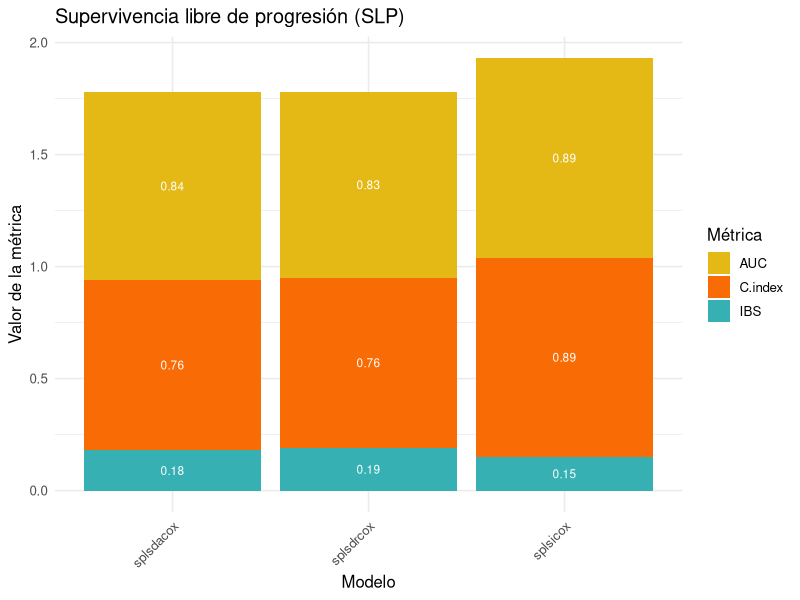
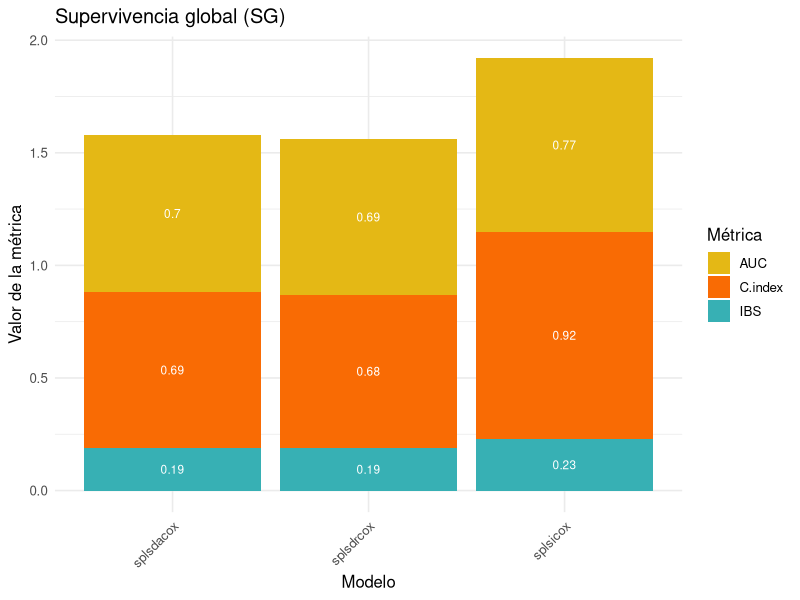

The R source for these figures, in order:
## ---- chunk 1
knitr::opts_chunk$set(echo = TRUE)
## ---- chunk 2
library(ggplot2)
library(dplyr)
library(tidyr)
library(openxlsx)

# Leer el Excel
df <- openxlsx::read.xlsx("var.xlsx")

# Convertir a formato largo
df_long <- df %>%
  pivot_longer(cols = c(C.index, IBS, AUC),  # columnas métricas
               names_to = "Métrica",
               values_to = "Valor")

# Paleta personalizada por métrica
colores_metricas <- c(
  "C.index" = "#F96B04",
  "IBS" = "#37B0B4",
  "AUC" = "#E4B815"
)

# ============================
# GRAFICOS POR CLASE – SLP
# ============================
df_slp <- df_long %>% filter(VARIABLE == "SLP")

ggplot(df_slp, aes(x = MODELO, y = Valor, fill = Métrica)) +
  geom_col(position = "stack") +
  geom_text(aes(label = round(Valor, 2)),
            position = position_stack(vjust = 0.5), size = 3, color = "white") +
  scale_fill_manual(values = colores_metricas) +
  labs(title = "Supervivencia libre de progresión (SLP)",
       x = "Modelo", y = "Valor de la métrica") +
  theme_minimal(base_size = 12) +
  theme(axis.text.x = element_text(angle = 45, hjust = 1))

# ============================
# GRAFICOS POR CLASE – SG
# ============================
df_sg <- df_long %>% filter(VARIABLE == "SG")

ggplot(df_sg, aes(x = MODELO, y = Valor, fill = Métrica)) +
  geom_col(position = "stack") +
  geom_text(aes(label = round(Valor, 2)),
            position = position_stack(vjust = 0.5), size = 3, color = "white") +
  scale_fill_manual(values = colores_metricas) +
  labs(title = "Supervivencia global (SG)",
       x = "Modelo", y = "Valor de la métrica") +
  theme_minimal(base_size = 12) +
  theme(axis.text.x = element_text(angle = 45, hjust = 1))
